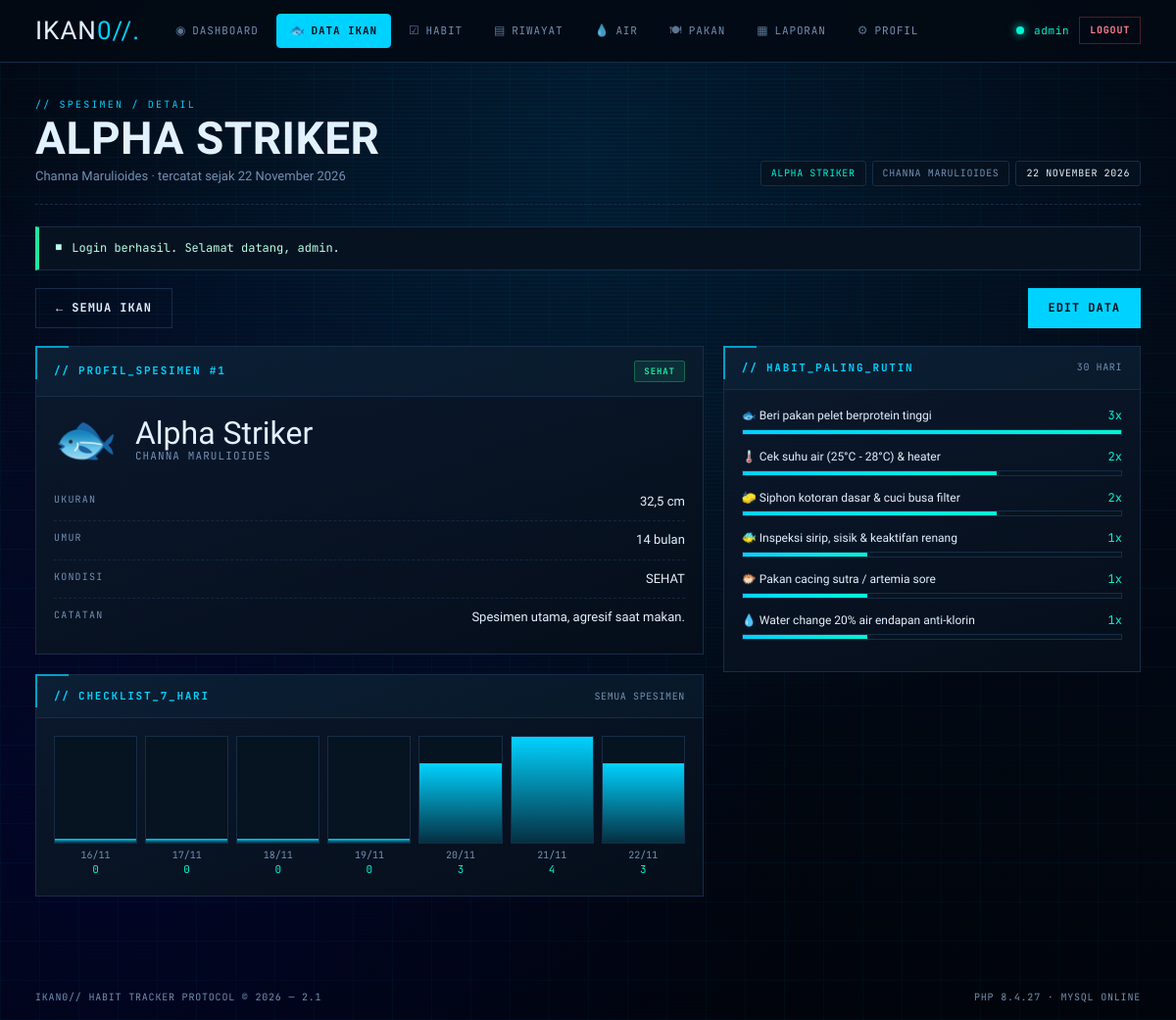
The page /ikan/detail.php?id=1 (signed in) on the database its author committed.
### tables this page shows
CREATE TABLE IF NOT EXISTS `users` (
  `id`         INT AUTO_INCREMENT PRIMARY KEY,
  `username`   VARCHAR(50)  NOT NULL UNIQUE,
  `password`   VARCHAR(255) NOT NULL,
  `nama_ikan`  VARCHAR(60)  NOT NULL DEFAULT 'Ikan Cupang Alpha',
  `jenis_ikan` VARCHAR(60)  NOT NULL DEFAULT 'Betta splendens',
  `created_at` TIMESTAMP    DEFAULT CURRENT_TIMESTAMP
);

CREATE TABLE IF NOT EXISTS `fishes` (
  `id`         INT AUTO_INCREMENT PRIMARY KEY,
  `user_id`    INT NOT NULL,
  `nama`       VARCHAR(60)  NOT NULL,
  `jenis`      VARCHAR(60)  NOT NULL,
  `ukuran_cm`  DECIMAL(5,1) NOT NULL DEFAULT 0,
  `umur_bulan` INT          NOT NULL DEFAULT 0,
  `kondisi`    VARCHAR(20)  NOT NULL DEFAULT 'SEHAT',
  `catatan`    VARCHAR(300) DEFAULT NULL,
  `emblem`     VARCHAR(10)  NOT NULL DEFAULT '🐟',
  `created_at` TIMESTAMP DEFAULT CURRENT_TIMESTAMP,
  KEY `idx_fishes_user` (`user_id`),
  CONSTRAINT `fk_fishes_user`
    FOREIGN KEY (`user_id`) REFERENCES `users`(`id`) ON DELETE CASCADE
);

### includes/auth.php (called while the page is built, shortened)
<?php
require_once __DIR__ . '/koneksi.php';
function current_user(): ?array
{
    return [
        'id'         => (int)$_SESSION['user_id'],
        'username'   => $_SESSION['username']    ?? 'Admin',
        'nama_ikan'  => $_SESSION['nama_ikan']   ?? 'Ikan Tanpa Nama',
        'jenis_ikan' => $_SESSION['jenis_ikan']  ?? 'Spesies tidak diketahui',
    ];
}
function sinkron_user_database(): void
{
    $id  = (int)$_SESSION['user_id'];
    $row = db_row(
        "SELECT id, username, nama_ikan, jenis_ikan FROM users WHERE id = ? LIMIT 1",
        'i',
        [$id]
    );
}
sinkron_user_database();
$theme_mode = $_COOKIE['ikan_theme'] ?? 'abyss-dark';

### includes/koneksi.php (called while the page is built, shortened)
<?php
$conn             = @new mysqli(DB_HOST, DB_USER, DB_PASS, DB_NAME);
$db_connected     = true;
if ($conn->connect_error) {
    $db_connected     = false;
    $db_error_message = $conn->connect_error;
    error_log('[IKAN] Koneksi database gagal: ' . $conn->connect_error);
} else {
    $conn->set_charset('utf8mb4');
}
function db_tipe($nilai): string
{
    if (is_int($nilai) || is_bool($nilai)) {
        return 'i';
    }
    return 's';
}
function db_jalankan(string $sql, array $params = [])
{
    global $conn, $db_connected;
    $stmt = $conn->prepare($sql);
    $tipe = '';
    foreach ($params as $nilai) {
        $tipe .= db_tipe($nilai);
    }
    $stmt->bind_param($tipe, ...array_values($params));
    if (!$stmt->execute()) {
        error_log('[IKAN] Eksekusi gagal: ' . $stmt->error . ' | ' . $sql);
        return false;
    }
    if ($stmt->field_count > 0) {
        $hasil = $stmt->get_result();
        return $hasil;
    }
    return $stmt;
}
function db_all(string $sql, string $types = '', array $params = []): array
{
    $hasil = db_jalankan($sql, $params);
    $baris = [];
    while ($row = $hasil->fetch_assoc()) {
        $baris[] = $row;
    }
    return $baris;
}
function db_row(string $sql, string $types = '', array $params = []): ?array
{
    $hasil = db_jalankan($sql, $params);
    $row = $hasil->fetch_assoc();
    return $row ?: null;
}

### includes/functions.php (called while the page is built, shortened)
<?php
function e($teks): string
{
    return htmlspecialchars((string)$teks, ENT_QUOTES, 'UTF-8');
}
function take_flash(): ?array
{
    $flash = $_SESSION['flash'];
    return $flash;
}
function nama_bulan(int $bulan): string
{
    $bulan_indonesia = [
        1 => 'Januari', 'Februari', 'Maret', 'April', 'Mei', 'Juni',
        'Juli', 'Agustus', 'September', 'Oktober', 'November', 'Desember'
    ];
    return $bulan_indonesia[$bulan] ?? '';
}
function tanggal_indonesia(string $tanggal): string
{
    $ts = strtotime($tanggal);
    return date('j', $ts) . ' ' . nama_bulan((int)date('n', $ts)) . ' ' . date('Y', $ts);
}
function kelas_kondisi(string $kondisi): string
{
    return match (strtoupper($kondisi)) {
        'SEHAT'     => 'badge-ok',
        'PERHATIAN' => 'badge-warn',
        'SAKIT'     => 'badge-danger',
        default     => 'badge-muted',
    };
}

### ikan/detail.php (the view, shortened to what this page needs)
<?php
require_once __DIR__ . '/../includes/auth.php';
require_once __DIR__ . '/../includes/functions.php';
$user = current_user();
$id   = isset($_GET['id']) ? (int)$_GET['id'] : 0;
$ikan = $db_connected
    ? db_row(
        "SELECT id, nama, jenis, ukuran_cm, umur_bulan, kondisi, catatan, emblem, created_at
         FROM fishes WHERE id = ? AND user_id = ?",
        'ii',
        [$id, $user['id']]
    )
    : null;
$riwayat = [];
if ($db_connected) {
    $riwayat = db_all(
        "SELECT l.tanggal, COUNT(*) AS jumlah
         FROM habit_logs l
         JOIN habits h ON h.id = l.habit_id
         WHERE h.user_id = ?
           AND l.tanggal >= DATE_SUB(CURDATE(), INTERVAL 6 DAY)
         GROUP BY l.tanggal
         ORDER BY l.tanggal ASC",
        'i',
        [$user['id']]
    );
}
$peta_riwayat = [];
foreach ($riwayat as $r) {
    $peta_riwayat[$r['tanggal']] = (int)$r['jumlah'];
}
$habit_teratas = [];
if ($db_connected) {
    $habit_teratas = db_all(
        "SELECT h.nama_habit, h.emblem, COUNT(l.id) AS total
         FROM habits h
         LEFT JOIN habit_logs l
                ON l.habit_id = h.id
               AND l.tanggal >= DATE_SUB(CURDATE(), INTERVAL 30 DAY)
         WHERE h.user_id = ?
         GROUP BY h.id
         ORDER BY total DESC, h.nama_habit ASC
         LIMIT 6",
        'i',
        [$user['id']]
    );
}
$page_title   = $ikan['nama'];
$page_eyebrow = 'SPESIMEN / DETAIL';
$page_desc    = $ikan['jenis'] . ' · tercatat sejak ' . tanggal_indonesia($ikan['created_at'] ?? date('Y-m-d'));
$active       = 'ikan';
include __DIR__ . '/../includes/header.php';
?>
<div class="toolbar">
  <a class="btn-cyber ghost" href="<?= BASE_URL ?>ikan/index.php">&larr; SEMUA IKAN</a>
  <div class="toolbar-group">
    <a class="btn-cyber" href="<?= BASE_URL ?>ikan/edit.php?id=<?= (int)$ikan['id'] ?>">EDIT DATA</a>
  </div>
</div>
<div class="split">
  <div>
    <div class="panel">
      <div class="panel-head">
        <h2 class="panel-title">// PROFIL_SPESIMEN #<?= (int)$ikan['id'] ?></h2>
        <span class="badge <?= kelas_kondisi($ikan['kondisi']) ?>"><?= e($ikan['kondisi']) ?></span>
      </div>
      <div class="panel-body">
        <div style="display:flex;gap:18px;align-items:center;flex-wrap:wrap;margin-bottom:18px;">
          <div style="font-size:52px;line-height:1;"><?= e($ikan['emblem'] ?: '🐟') ?></div>
          <div>
            <div style="font-family:var(--font-display);font-size:32px;line-height:1;">
              <?= e($ikan['nama']) ?>
            </div>
            <div class="mono dim" style="font-size:11px;letter-spacing:.1em;">
              <?= e(strtoupper($ikan['jenis'])) ?>
            </div>
          </div>
        </div>
        <div class="kv-list">
          <div class="kv-row">
            <span class="kv-key">Ukuran</span>
            <span class="kv-val"><?= number_format((float)$ikan['ukuran_cm'], 1, ',', '.') ?> cm</span>
          </div>
          <div class="kv-row">
            <span class="kv-key">Umur</span>
            <span class="kv-val"><?= (int)$ikan['umur_bulan'] ?> bulan</span>
          </div>
          <div class="kv-row">
            <span class="kv-key">Kondisi</span>
            <span class="kv-val"><?= e($ikan['kondisi']) ?></span>
          </div>
          <div class="kv-row">
            <span class="kv-key">Catatan</span>
            <span class="kv-val"><?= e($ikan['catatan'] ?: '-') ?></span>
          </div>
        </div>
      </div>
    </div>
    <div class="panel">
      <div class="panel-head">
        <h2 class="panel-title">// CHECKLIST_7_HARI</h2>
        <span class="panel-sub">SEMUA SPESIMEN</span>
      </div>
      <div class="panel-body">
        <div style="display:grid;grid-template-columns:repeat(7,1fr);gap:8px;">
          <?php
            $maks = max(1, $peta_riwayat ? max($peta_riwayat) : 1);
            for ($i = 6; $i >= 0; $i--) {
                $tgl   = date('Y-m-d', strtotime("-$i day"));
                $jumlah = $peta_riwayat[$tgl] ?? 0;
                $tinggi = (int)round($jumlah / $maks * 100);
          ?>
            <div style="text-align:center;">
              <div style="height:110px;display:flex;align-items:flex-end;background:#061320;border:1px solid var(--border-color);">
                <div style="width:100%;height:<?= max(4, $tinggi) ?>%;background:linear-gradient(180deg,var(--brand-blue),rgba(0,210,255,.15));"></div>
              </div>
              <div class="mono" style="font-size:10px;color:var(--text-muted);margin-top:5px;">
                <?= date('d/m', strtotime($tgl)) ?>
              </div>
              <div class="mono" style="font-size:11px;color:var(--brand-cyan);"><?= $jumlah ?></div>
            </div>
          <?php } ?>
        </div>
      </div>
    </div>
  </div>
  <div class="panel">
    <div class="panel-head">
      <h2 class="panel-title">// HABIT_PALING_RUTIN</h2>
      <span class="panel-sub">30 HARI</span>
    </div>
    <div class="panel-body">
      <?php if (empty($habit_teratas)) { ?>
        <div class="empty-panel" style="border:none;padding:24px 8px;">
          <span class="empty-mark">☑</span>
          <h3>Belum ada data</h3>
          <p>Checklist habit di dashboard untuk mengisi statistik ini.</p>
        </div>
      <?php } else { ?>
        <?php
          $tertinggi = max(array_map(fn($h) => (int)$h['total'], $habit_teratas)) ?: 1;
          foreach ($habit_teratas as $h) {
              $lebar = (int)round((int)$h['total'] / $tertinggi * 100);
        ?>
          <div style="margin-bottom:14px;">
            <div style="display:flex;justify-content:space-between;font-size:12px;margin-bottom:5px;">
              <span><?= e($h['emblem']) ?> <?= e($h['nama_habit']) ?></span>
              <span class="mono" style="color:var(--brand-cyan);"><?= (int)$h['total'] ?>x</span>
            </div>
            <div class="bar-track" style="height:6px;">
              <div class="bar-fill" style="width:<?= max(3, $lebar) ?>%;"></div>
            </div>
          </div>
        <?php } ?>
      <?php } ?>
    </div>
  </div>
</div>
<?php include __DIR__ . '/../includes/footer.php'; ?>

### includes/header.php (shortened to what this page needs)
<?php
require_once __DIR__ . '/auth.php';
require_once __DIR__ . '/functions.php';
$user         = current_user();
$page_title   = $page_title   ?? APP_NAME;
$active       = $active       ?? '';
$page_eyebrow = $page_eyebrow ?? 'IKAN// PROTOCOL';
$page_desc    = $page_desc    ?? '';
$flash        = take_flash();
$menu = [
    'dashboard' => ['label' => 'DASHBOARD',  'url' => 'index.php',        'icon' => '◉'],
    'ikan'      => ['label' => 'DATA IKAN',  'url' => 'ikan/index.php',   'icon' => '🐟'],
    'habit'     => ['label' => 'HABIT',      'url' => 'habit/index.php',  'icon' => '☑'],
    'log'       => ['label' => 'RIWAYAT',    'url' => 'log/index.php',    'icon' => '▤'],
    'air'       => ['label' => 'AIR',        'url' => 'air/index.php',    'icon' => '💧'],
    'pakan'     => ['label' => 'PAKAN',      'url' => 'pakan/index.php',  'icon' => '🍽'],
    'laporan'   => ['label' => 'LAPORAN',    'url' => 'laporan.php',      'icon' => '▦'],
    'profil'    => ['label' => 'PROFIL',     'url' => 'profil.php',       'icon' => '⚙'],
];
?>
<!DOCTYPE html>
<html lang="id">
<head>
  <link rel="stylesheet" href="<?= BASE_URL ?>assets/css/style.css">
  <link rel="stylesheet" href="<?= BASE_URL ?>assets/css/pages.css">
</head>
<body class="page-inner <?= $theme_mode === 'mint-cyan' ? 'theme-mint' : '' ?>">
  <div class="grid-bg"></div>
  <div class="scanlines"></div>
  <header class="shell-topbar">
    <div class="shell-wrap">
      <a class="shell-brand" href="<?= BASE_URL ?>index.php">
        IKAN<span class="accent">0//.</span>
      </a>
      <nav class="shell-nav">
        <?php foreach ($menu as $kunci => $item) { ?>
          <a href="<?= BASE_URL . $item['url'] ?>"
             class="shell-nav-link <?= $active === $kunci ? 'is-active' : '' ?>">
            <span class="nav-icon"><?= $item['icon'] ?></span>
            <?= $item['label'] ?>
          </a>
        <?php } ?>
      </nav>
      <div class="shell-user">
        <span class="db-dot <?= $db_connected ? 'on' : 'off' ?>"
              title="<?= $db_connected ? 'MySQL terhubung' : 'MySQL mati - mode demo' ?>"></span>
        <span class="user-name"><?= e($user['username']) ?></span>
        <a class="btn-mini danger" href="<?= BASE_URL ?>logout.php"
           onclick="return confirm('Keluar dari sistem?');">LOGOUT</a>
      </div>
    </div>
  </header>
  <main class="shell-wrap shell-main">
    <div class="page-head">
      <div>
        <span class="eyebrow">// <?= e($page_eyebrow) ?></span>
        <h1 class="page-title"><?= e($page_title) ?></h1>
        <?php if ($page_desc !== '') { ?>
          <p class="page-desc"><?= e($page_desc) ?></p>
        <?php } ?>
      </div>
      <div class="page-head-meta">
        <span class="meta-chip"><?= e($user['nama_ikan']) ?></span>
        <span class="meta-chip dim"><?= e($user['jenis_ikan']) ?></span>
        <span class="meta-chip mono"><?= tanggal_indonesia(date('Y-m-d')) ?></span>
      </div>
    </div>
    <?php if ($flash) { ?>
      <div class="flash flash-<?= e($flash['tipe']) ?>">
        <span class="flash-mark">■</span>
        <?= e($flash['pesan']) ?>
      </div>
    <?php } ?>

### assets/css/style.css (style rules this page uses)
:root { --bg-color: #030811; --bg-surface: #071220; --bg-surface-2: #0c1a2e; --border-color: #172d47; --brand-blue: #00d2ff; --brand-blue-hover: #38bdf8; --brand-blue-glow: rgba(0, 210, 255, 0.45); --brand-cyan: #00f5d4; --brand-lime: #52e5ff; --brand-yellow: #38bdf8; --text-main: #e2f1ff; --text-muted: #7290b2; --text-dark: #020b17; --font-display: 'Teko', sans-serif; --font-mono: 'JetBrains Mono', monospace; --font-body: 'Chakra Petch', sans-serif; }
*, *::before, *::after { box-sizing: border-box; margin: 0; padding: 0; }
body { background-color: var(--bg-color); background: radial-gradient(circle at 50% 15%, rgba(0, 119, 182, 0.22) 0%, transparent 60%), radial-gradient(circle at 10% 80%, rgba(3, 4, 94, 0.35) 0%, transparent 50%), linear-gradient(180deg, #020712 0%, #030b18 40%, #01040a 100%); background-attachment: fixed; color: var(--text-main); font-family: var(--font-body); min-height: 100vh; overflow-x: hidden; position: relative; line-height: 1.4; -webkit-font-smoothing: antialiased; }
.grid-bg { position: fixed; inset: 0; background-size: 40px 40px; background-image: linear-gradient(to right, rgba(0, 210, 255, 0.04) 1px, transparent 1px), linear-gradient(to bottom, rgba(0, 210, 255, 0.04) 1px, transparent 1px); pointer-events: none; z-index: 0; }
.scanlines { position: fixed; inset: 0; background: linear-gradient(rgba(0, 30, 60, 0) 50%, rgba(0, 10, 25, 0.35) 50%); background-size: 100% 4px; pointer-events: none; z-index: 1; opacity: 0.6; }

### rows shown on the page
users: username "admin", nama_ikan "ALPHA STRIKER", jenis_ikan "CHANNA MARULIOIDES"
fishes: id "1", kondisi "SEHAT", emblem "🐟", nama "Alpha Striker", jenis "CHANNA MARULIOIDES", ukuran_cm "32,5", umur_bulan "14", catatan "Spesimen utama, agresif saat makan."

### other values the page prints
$item['icon'] "◉"
$item['label'] "DASHBOARD"
$item['icon'] "🐟"
$item['label'] "DATA IKAN"
$item['icon'] "☑"
$item['label'] "HABIT"
$item['icon'] "▤"
$item['label'] "RIWAYAT"
$item['icon'] "💧"
$item['label'] "AIR"
$item['icon'] "🍽"
$item['label'] "PAKAN"
$item['icon'] "▦"
$item['label'] "LAPORAN"
$item['icon'] "⚙"
